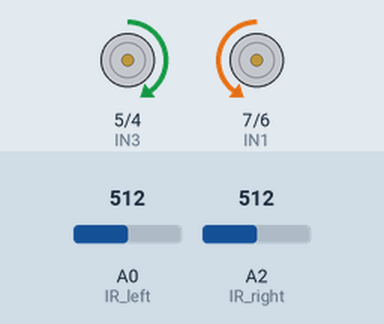
Simulated run of this sketch. Board: Arduino Uno, built with avr-gcc and run on an emulated ATmega328P. Shown: motor-driver pin pairs drawn as motors (green arrow = first pin HIGH = forward, orange = second pin HIGH = backward, longer = more drive). Inputs (shaded band) come from the test bench; at power-on: A0 (IR_left) = 512, A2 (IR_right) = 512.

Above: at 1.2 s.
1.3 s: A0 (IR_left) set to 484
At 2.5 s:
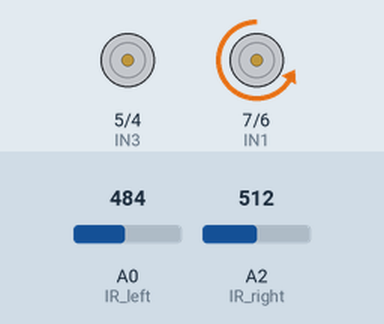
2.8 s: A0 (IR_left) set to 510
At 3.6 s:
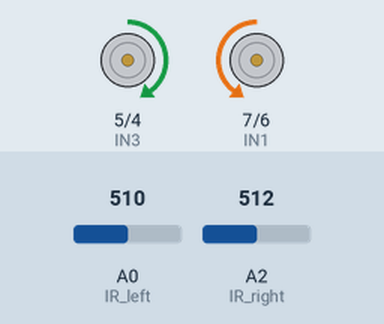
4.3 s: A2 (IR_right) set to 491
At 4.7 s:
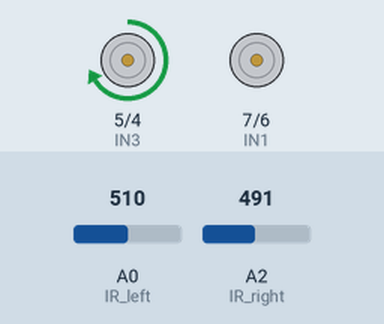
5.8 s: A2 (IR_right) set to 510
At 6.9 s:
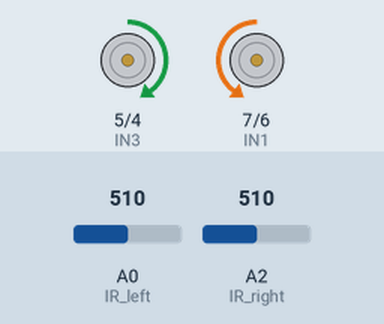
Timing chart, 0 to 8.3 s (numbered marks = the images above; inputs shaded):
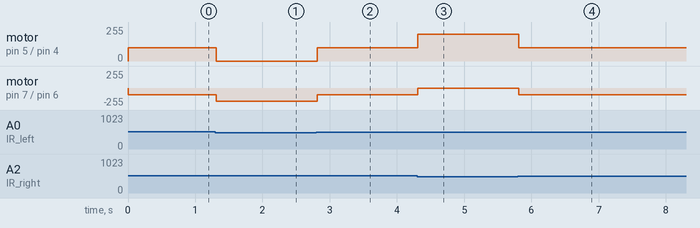

Measured:
- the behaviour switches between 500 and 499 on A0 (IR_left) (found by bisection; images 0 and 1)
- the behaviour switches between 500 and 499 on A2 (IR_right) (found by bisection; images 2 and 3)
- after the input at 1.3 s, motor on pin 5 (IN3) / pin 4 (IN4): forward 100/255 → stopped at once; motor on pin 7 (IN1) / pin 6 (IN2): backward 100/255 → backward 200/255 at once
- after the input at 2.8 s, motor on pin 5 (IN3) / pin 4 (IN4): stopped → forward 100/255 at once; motor on pin 7 (IN1) / pin 6 (IN2): backward 200/255 → backward 100/255 at once
- after the input at 4.3 s, motor on pin 5 (IN3) / pin 4 (IN4): forward 100/255 → forward 200/255 at once; motor on pin 7 (IN1) / pin 6 (IN2): backward 100/255 → stopped at once
- after the input at 5.8 s, motor on pin 5 (IN3) / pin 4 (IN4): forward 200/255 → forward 100/255 at once; motor on pin 7 (IN1) / pin 6 (IN2): stopped → backward 100/255 at once

The sketch:

Line_Following_Robot.ino
```cpp
#define IN1 7
#define IN2 6
#define IN3 5
#define IN4 4
#define IR_left A0
#define IR_mid A1
#define IR_right A2
#define MAX_SPEED 255 //speed tu 0-255
#define RUN_SPEED 100
#define TURN_SPEED 200
#define MIN_SPEED 0
void setup()
{
  pinMode(IN1, OUTPUT);
  pinMode(IN2, OUTPUT);
  pinMode(IN3, OUTPUT);
  pinMode(IN4, OUTPUT);
  pinMode(IR_left, INPUT);
//  pinMode(IR_mid, INPUT);
  pinMode(IR_right, INPUT);
  Serial.begin(9600);
}

void loop()
{
  int left = analogRead(IR_left);
//  int mid = analogRead(IR_mid);
  int right = analogRead(IR_right);
  //int right = digitalRead(IRright);
  //den la 1, trang la 0
  //den la > 500, trang la < 500

//  Serial.print("left ");
//  Serial.println(left);
//  Serial.print("mid ");
//  Serial.println(mid);
//  Serial.print("right ");
//  Serial.println(right);

  /*
  if (left == 1 && mid == 1 && right == 1) {forward();}
  if (left == 0 && mid == 0 && right == 0) {Stop();}
  if (left == 0 && mid == 1 && right == 0) {forward();}
  if (left == 0 && mid == 1 && right == 0) {turn_left();}
  if (left == 1 && mid == 0 && right == 0) {turn_left();}
  if (left == 0 && mid == 1 && right == 1) {turn_right();}
  if (left == 0 && mid == 0 && right == 1) {turn_right();}
  */

//turn right
  if(right > 500 && left< 500){
    turn_right();
    delay(20);

  }

//turn_left
  if(right < 500 && left > 500){
    turn_left();

   delay(20);
  }

if(right > 500 && left > 500){
  forward();

   delay(20);

  }

if(right < 500 && left < 500)
{
  forward();
   delay(20);

  }


}//end loop

void banh_trai_tien(int speed) {
  //Đưa tín hiệu digital 0 ra 1 chân, đưa tín hiệu analog ra chân còn lại, chân này là băm xung
  digitalWrite(IN1, LOW);// chân này không có PWM
  analogWrite(IN2, speed);
}

void banh_phai_tien(int speed) {
  analogWrite(IN3, speed);
  digitalWrite(IN4, LOW);// chân này không có PWM
}

void banh_trai_dung() {
  digitalWrite(IN1, LOW);
  digitalWrite(IN2, LOW);
}

void banh_phai_dung() {
  digitalWrite(IN3, LOW);
  digitalWrite(IN4, LOW);
}

void forward(){
  banh_trai_tien(RUN_SPEED);
  banh_phai_tien(RUN_SPEED);
}

void turn_left(){
  banh_trai_dung();
  banh_phai_tien(TURN_SPEED);
}

void turn_right(){
  banh_phai_dung();
  banh_trai_tien(TURN_SPEED);
}

void Stop(){
  banh_trai_dung();
  banh_phai_dung();
}
```
